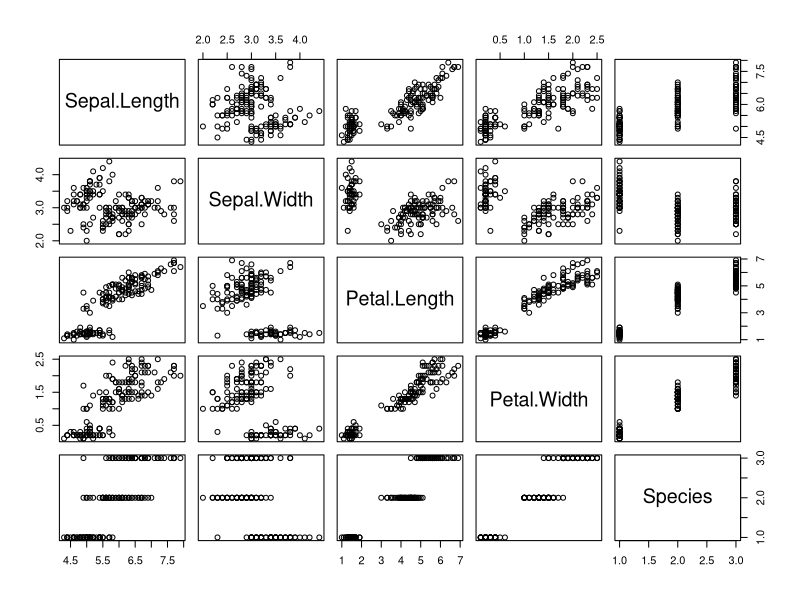
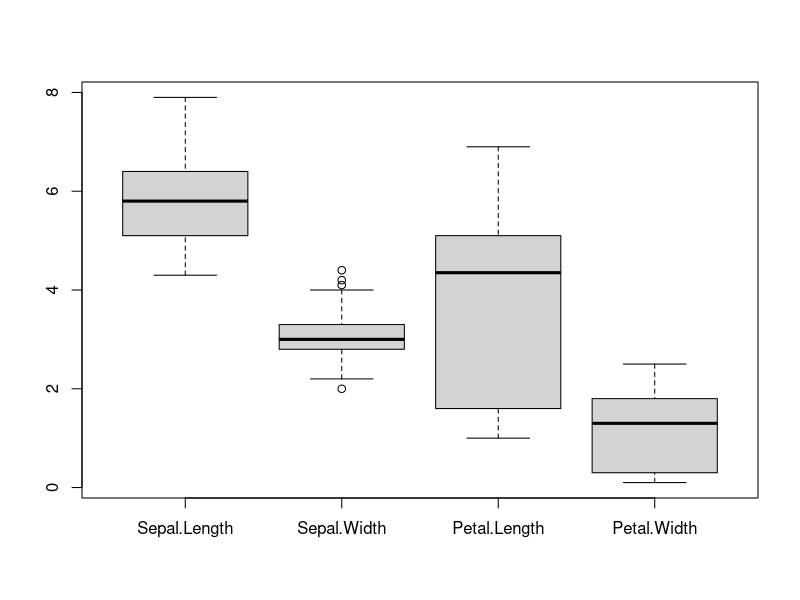
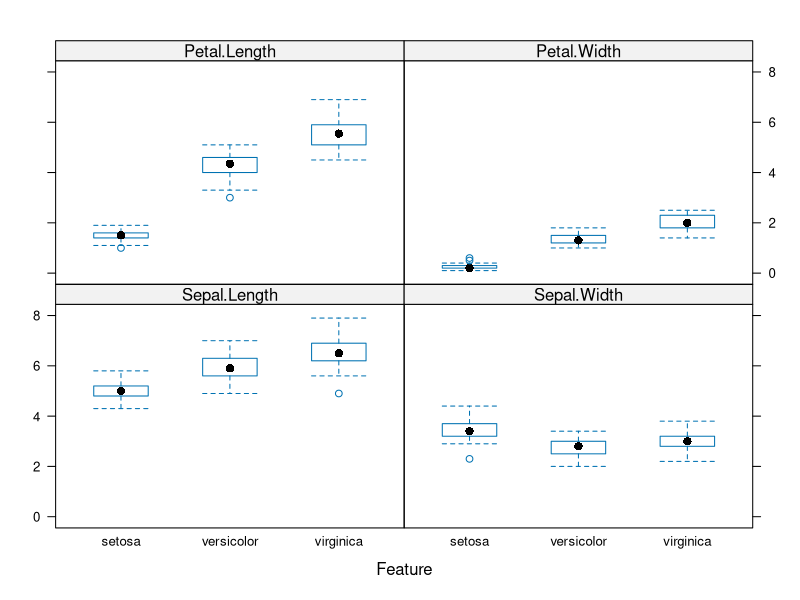
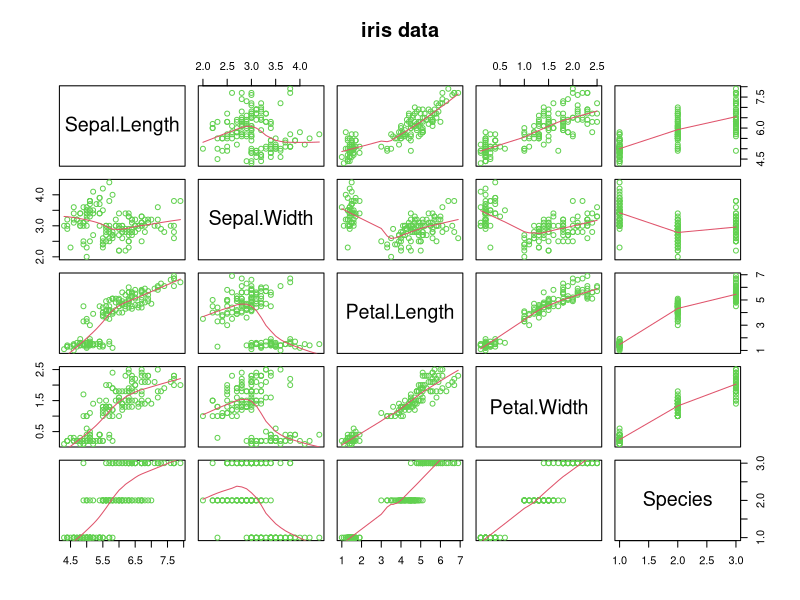
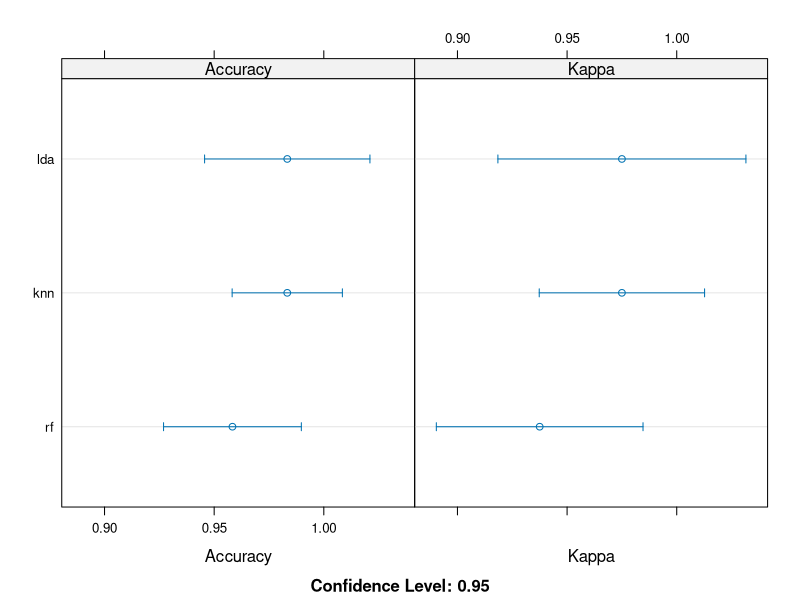

Recreate these plots in R, in order.
###############################
# STATISTICAL THINKING (2020) #
###############################

####################
# MACHINE LEARNING #
####################

# FULL DATASET
iris

# EXCERPT OF DATASET 
head(iris)

####################
# INSTALL PACKAGES #
####################

# CARET PACKAGE
install.packages("caret", dependencies=TRUE)
library(caret)

########################
# DESCRIPTIVE ANALYSIS #
########################

# SUMMARY
summary(iris)

# GENERAL PLOT
plot(iris)

# BOXPLOTS
boxplot(iris[1:4])

# BOXPLOTS SORTED BY SPECIES
x <- iris[,1:4]
y <- iris[ ,5]
featurePlot(x=x, y=y, plot="box")

######################
# BIVARIATE ANALYSIS #
######################

# CORRELATIONS
cor(iris[1:4])

# PLOT ALL BIVARIATEE RELATIONSHIPS BETWEEN VARIABLES
require(stats); require(graphics)
pairs(iris, panel = panel.smooth, main = "iris data",
col = 3)

#########################################
# MACHINE LEARNING DATASET PREPARATIONS #
#########################################

# SPLITTING DATASET INTO 20% AND 80% SUB-DATASETS
validation_index <- createDataPartition(iris$Species, p=0.80, list=FALSE)

# CREATING SUB-DATASET (VALIDATION)
validation <- iris[-validation_index, ]
summary(validation)
dim(validation)

# CREATING SUB-DATASET (MODEL)
model <- iris[validation_index, ]
summary(model)
dim(model)

###############################
# MACHINE LEARNING ALGORITHMS #
###############################

# CODE FOR CROSS-VALIDATION
control <- trainControl(method = "cv", number = 10)
metric <- "Accuracy"

# LINEAR ALGORITHM (LDA - LINEAR DISCRIMINANT ANALYSIS)
fit.lda <- train(Species ~ ., data=model, method ="lda", metric=metric, trControl=control)

# NON-LINEAR ALGORITHM (KNN - K-NEAREST-NEIGHBORS)
fit.knn <- train(Species ~ ., data=model, method ="knn", metric=metric, trControl=control)

# COMPLEX ALGORITHM (RF - RANDOM FOREST)
fit.rf <- train(Species ~ ., data=model, method ="rf", metric=metric, trControl=control)

######################
# TESTING ALGORITHMS #
######################

# COMPARING ACCURACIES
results <- resamples(list(lda=fit.lda, knn=fit.knn, rf=fit.rf))
summary(results)
dotplot(results)

# CHOOSING ONE ALGORITHM
print(fit.lda)

########################
# VALIDATING ALGORITHM #
########################

# MODEL-DATASET
predictions <- predict(fit.lda, model)
confusionMatrix(predictions, model$Species)

# VALIDATION-DATASET
predictions <- predict(fit.lda, validation)
confusionMatrix(predictions, validation$Species)

#############
# THAT'S IT #
#############